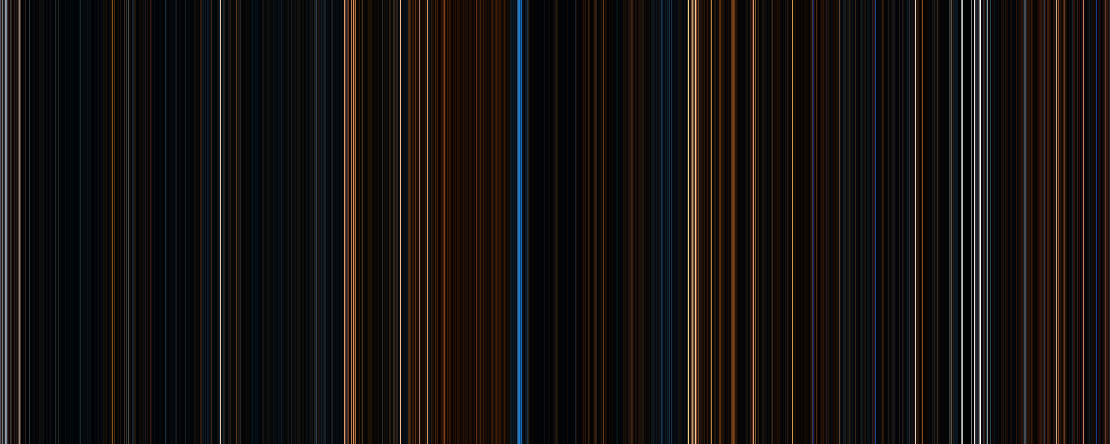

Reproduce this figure in Python.
import colorsys
from PIL import Image, ImageMath
import time
import random
import math
import os
import glob
import argparse
from tqdm import tqdm		# Simple progess bar

def genAvgRGB(img):

	#converting image to rgb
	img = img.convert("RGB")

	#getting colors
	colors = img.getcolors(img.size[0] * img.size[1])

	#one line average
	# Convert pixel value to float immediately to avoid rounding errors
	avg = tuple([(sum([float(y[1][x])**1 * y[0] for y in colors]) / sum([z[0] for z in colors]))**(1) for x in range(3)])

	return avg

def genAvgHSV(img):

	#converting image to rgb
	img = img.convert("RGB")

	#getting colors
	colors = img.getcolors(img.size[0] * img.size[1])

	#converting colors to hsv
	colors = [(w,colorsys.rgb_to_hls(*[y / 255. for y in x])) for w,x in colors]

	#one line average
	# Convert pixel value to float immediately to avoid rounding errors
	avg = tuple([(sum([float(y[1][x])**2 * y[0] for y in colors]) / sum([z[0] for z in colors]))**(0.5) for x in range(3)])

	#converting back to rgb
	avg = colorsys.hsv_to_rgb(*avg)
	avg = tuple([int(x*255) for x in avg])

	return avg

def genAvgHue(img):

	#getting average hsv
	avgHSV = genAvgHSV(img)
	avgHSV = colorsys.rgb_to_hsv(*[x/255. for x in avgHSV])

	#highest value and saturation
	avgHSV = [avgHSV[0], 1.0, avgHSV[2]]

	avgHSV = colorsys.hsv_to_rgb(*avgHSV)

	avgHSV = tuple([int(x * 255) for x in avgHSV])

	return avgHSV

def kmeans(img):
	img = img.convert("RGB")

	#getting colors
	colors = img.getcolors(img.size[0] * img.size[1])

	#helping methods
	def genRandColor():
		return (random.randint(0,255), random.randint(0,255), random.randint(0,255))

	def calcDist(p1, p2):
		return math.sqrt(sum([(p1[x]-p2[x])**2 for x in range(len(p1))]))

	numCenters = 5
	centers = []

	#gotta put a check here if number of colors is less than number of centers
	if len(colors) < numCenters:
		centers = [x for _,x in colors]
		numCenters = len(colors)


	#choosing random starting centers
	while len(centers) != numCenters:
		randColor = random.choice(colors)[1]
		if randColor not in centers:
			centers.append(randColor)


	for recalc in range(20):

		prevCenters = centers[:]

		colorGroups = [[] for x in range(numCenters)]

		for color in colors:

			#calculate the center with the smallest distance to the color
			minDistIndex = sorted(range(numCenters), key = lambda x: calcDist(centers[x], color[1]))[0]

			#appending the color to the group
			colorGroups[minDistIndex].append(color)


		#calculate new centers - in a one liner for some reason, prolly so its harder for me to understand im the future or something
		centers = [tuple([sum([y[1][x] * y[0] for y in group]) / sum([z[0] for z in group]) for x in range(3)]) for group in colorGroups]


		#print(centers)

		#calculate center difference
		diff = sum([calcDist(centers[x], prevCenters[x]) for x in range(numCenters)])

		#breakoff point
		if diff < 4:
			break

	#print [sum([y[0] for y in colorGroups[x]]) for x in range(numCenters)],sorted(range(numCenters), key = lambda x: sum([y[0] for y in colorGroups[x]]))

	#getting group with largest number of colors
	return centers[sorted(range(numCenters), key = lambda x: sum([y[0] for y in colorGroups[x]]))[-1]]

def getCommon(img):

	colors = img.getcolors(img.size[0] * img.size[1])

	return sorted(colors)[-1][1]


#xyz conversions refer to D65/2 standard illuminant
#values taken from http://www.easyrgb.com/en/math.php

def rgb_to_xyz(color):
	color = [x/255. for x in color]

	for value in range(3):
		if color[value] > .04045:
			color[value] = ((color[value] + .055) / 1.055) ** 2.4
		else:
			color[value] /= 12.92

	color = [100 * x for x in color]

	x = color[0] * .4124 + color[1] * .3575 + color[2] * .1805
	y = color[0] * .2126 + color[1] * .7152 + color[2] * .0722
	z = color[0] * .0193 + color[1] * .1192 + color[2] * .9505

	return (x,y,z)

def xyz_to_rgb(xyz):

	xyz = [x / 100 for x in xyz]

	r = xyz[0] * 3.2406 + xyz[1] * -1.5372 + xyz[2] * -.4986
	g = xyz[0] * -.9689 + xyz[1] * 1.8758 + xyz[2] * .0415
	b = xyz[0] * .0557 + xyz[1] * -.2040 + xyz[2] * 1.0570

	color = [r,g,b]

	for value in range(3):
		if color[value] > .0031308:
			color[value] = 1.055 * (color[value] ** (1/2.4)) -.055
		else:
			color[value]*=12.92

	color = tuple([int(x*255) for x in color])

	return color

def xyz_to_lab(xyz):

	xyz = [xyz[0] / 95.047, xyz[1] / 100.0, xyz[2] / 108.883]

	for value in range(3):
		if xyz[value] > .008856:
			xyz[value] = xyz[value]**(1./3)
		else:
			xyz[value] = (7.787 * xyz[value]) + (16./116)

		l = (116 * xyz[1]) -16
		a = 500 * (xyz[0]-xyz[1])
		b = 200 * (xyz[1]-xyz[2])

	return (l,a,b)

def lab_to_xyz(lab):

	y = (lab[0] + 16) / 116.
	x = lab[1] / 500 + y
	z = y - lab[2] / 200.

	xyz = [x,y,z]

	for value in range(3):
		if xyz[value] ** 3 > .008856:
			xyz[value] = xyz[value]**3
		else:
			xyz[value] = (xyz[value] - 16/116.) / 7.787

	x = xyz[0] * 95.047
	y = xyz[1] * 100
	z = xyz[2] * 108.883

	return (x,y,z)



def genAvgXYZ(img):

	#converting image to rgb
	img = img.convert("RGB")

	#getting colors
	colors = img.getcolors(img.size[0] * img.size[1])

	#converts to xyz
	colors = [(w,rgb_to_xyz(x)) for (w,x) in colors]

	#one line average
	avg = tuple([sum([y[1][x] * y[0] for y in colors]) / sum([z[0] for z in colors]) for x in range(3)])

	#back to rgb
	avg = xyz_to_rgb(avg)

	return avg

def genAvgLab(img):

	#converting image to rgb
	img = img.convert("RGB")

	#getting colors
	colors = img.getcolors(img.size[0] * img.size[1])

	#converts to lab
	colors = [(w,xyz_to_lab(rgb_to_xyz(x))) for (w,x) in colors]

	#one line average
	avg = tuple([sum([y[1][x] * y[0] for y in colors]) / sum([z[0] for z in colors]) for x in range(3)])

	#back to rgb
	avg = xyz_to_rgb(lab_to_xyz(avg))

	return avg


#the title of the image
title = "resize"


#choose what method to get the color
#options: rgb, hsv, hue, kmeans, common, lab, xyz
# Rewritten to make command line argument
# 	still doesn't allow multiple args at once because I got lazy
vStrArgs = ['rgb', 'hsv', 'hue', 'kmeans', 'common', 'xyz', 'lab']
parser = argparse.ArgumentParser()
for strArg in vStrArgs:
	parser.add_argument('--'+strArg, action="store_true", help=strArg)

# Control number of digits in filename for debugging
parser.add_argument('--digits', action='store', type=int, nargs=1, \
                    help='Number of leading zeros to use for subset testing (6 zeros gives you only 10 files, 5 -> 100, etc.)')

args = parser.parse_args()

strFileSearch = 'images/*.jpg'
if args.digits and args.digits[0] > 0:
	strFileSearch = 'images/{:0>'+str(args.digits[0])+'d}*.jpg'
	strFileSearch = strFileSearch.format(0)

#getting images - images must be number only filenames (use leading zeros: 0001.jpg)
images = glob.glob(strFileSearch)	#glob allows to select only jpeg (and to use 'images/000*.jpg' for debugging)
images.sort()							# string sort works fine with strings of equal length (use leading zeros)

barColors = []
method = "rgb"

#getting the color for each frame
for img in tqdm(images):
	img = Image.open(img).resize([1,1])

	#applying correct method (now with command line args)
	if args.rgb:
		color = genAvgRGB(img)
		method = vStrArgs[0]
	elif args.hsv:
		color = genAvgHSV(img)
		method = vStrArgs[1]
	elif args.hue:
		color = genAvgHue(img)
		method = vStrArgs[2]
	elif args.kmeans:
		color = kmeans(img)
		method = vStrArgs[3]
	elif args.common:
		color = getCommon(img)
		method = vStrArgs[4]
	elif args.xyz:
		color = getAvgXYZ(img)
		method = vStrArgs[5]
	elif args.lab:
		color = genAvgLab(img)
		method = vStrArgs[6]


	else:
		color = genAvgRGB(img)

	barColors.append(color)

#creating bar image
barImg = Image.new("RGB",(len(barColors), max([1,int(len(barColors)/2.5)])))

#adding bars to the image
barFullData = [tuple(int(y) for y in x) for x in barColors] * barImg.size[1]
barImg.putdata(barFullData)

#folder to store bar images
if not os.path.isdir("bars"):
	os.mkdir("bars")


#saving image
barImg.save("bars/{}_{}.png".format(title,method))
#barImg.show()

